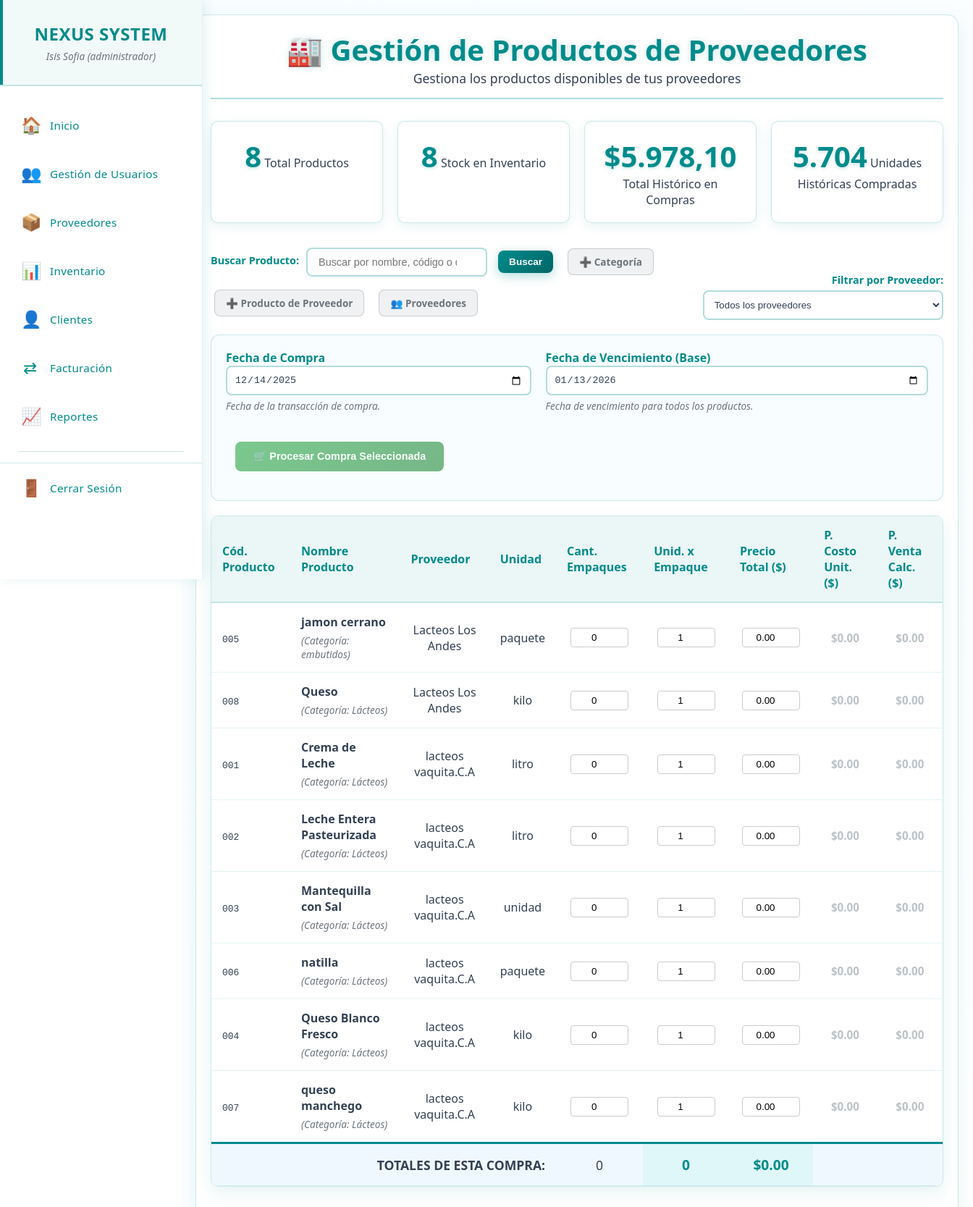
The app's page /productos_proveedores.php (signed in) with its own data.
### tables this page shows
CREATE TABLE `productos_proveedor` (
  `id_producto_proveedor` int(11) NOT NULL,
  `codigo_producto` varchar(50) NOT NULL,
  `nombre` varchar(255) NOT NULL,
  `descripcion` text DEFAULT NULL,
  `id_categoria` int(11) NOT NULL,
  `id_subcategoria` int(11) DEFAULT NULL,
  `id_proveedor` int(11) NOT NULL,
  `precio_compra` decimal(10,2) NOT NULL,
  `unidad_medida` varchar(20) DEFAULT 'unidad',
  `fecha_compra` date DEFAULT NULL,
  `es_perecedero` tinyint(1) DEFAULT 0,
  `registro` timestamp NOT NULL DEFAULT current_timestamp(),
  `actualizacion` timestamp NOT NULL DEFAULT current_timestamp() ON UPDATE current_timestamp(),
  `estado` enum('activo','inactivo') DEFAULT 'activo'
);

CREATE TABLE `categoria_prod` (
  `id` int(11) NOT NULL,
  `nombre_categoria` varchar(50) NOT NULL,
  `estado` enum('active','inactive') DEFAULT 'active',
  `created_at` timestamp NOT NULL DEFAULT current_timestamp()
);

CREATE TABLE `proveedores` (
  `id_proveedor` int(11) NOT NULL,
  `nombres` varchar(255) NOT NULL,
  `nombre_comercial` varchar(255) NOT NULL,
  `rif` varchar(20) NOT NULL,
  `telefono` varchar(20) DEFAULT NULL,
  `email` varchar(100) DEFAULT NULL,
  `direccion` text DEFAULT NULL,
  `estado` enum('activo','inactivo') DEFAULT 'activo',
  `registro` timestamp NOT NULL DEFAULT current_timestamp(),
  `actualizacion` timestamp NOT NULL DEFAULT current_timestamp() ON UPDATE current_timestamp()
);

### productos_proveedores.php (the view, shortened to what this page needs)
<?php
require_once 'menu.php';
$titulo = "Gestión de Productos de Proveedores";
$id_proveedor = isset($_GET['id_proveedor']) ? intval($_GET['id_proveedor']) : 0;
$busqueda = isset($_GET['busqueda']) ? trim($_GET['busqueda']) : '';
$sql_base = "SELECT
                pp.*,
                cp.nombre_categoria,
                s.nombre_subcategoria,
                p.nombre_comercial as proveedor,
                p.telefono as telefono_proveedor,
                p.email as email_proveedor
            FROM productos_proveedor pp
            JOIN categoria_prod cp ON pp.id_categoria = cp.id
            LEFT JOIN subcategorias s ON pp.id_subcategoria = s.id
            JOIN proveedores p ON pp.id_proveedor = p.id_proveedor";
$params = [];
$sql_base .= " ORDER BY p.nombre_comercial, pp.nombre";
try {
    $stmt = $pdo->prepare($sql_base);
    $stmt->execute($params);
    $result = $stmt->fetchAll(PDO::FETCH_ASSOC);
    $total_productos = count($result);
} catch (PDOException $e) {
    $error = "Error al obtener los productos: " . $e->getMessage();
    $result = [];
    $total_productos = 0;
}
function getStats($pdo, $id_proveedor) {
    $stats = [
        'total_stock' => 0,
        'total_invertido' => 0.0,
        'total_unidades_compradas' => 0
    ];
    $params = [];
    $where = '';
    $sql_stock = "SELECT SUM(p.cantidad) FROM productos p
                  JOIN productos_proveedor pp ON p.id_producto_proveedor = pp.id_producto_proveedor $where";
    $stmt_stock = $pdo->prepare($sql_stock);
    $stmt_stock->execute($params);
    $stats['total_stock'] = (int)$stmt_stock->fetchColumn() ?: 0;
    $sql_invertido = "SELECT SUM(hc.precio_total) FROM historial_compras hc
                      JOIN productos_proveedor pp ON hc.id_producto_proveedor = pp.id_producto_proveedor $where";
    $stmt_invertido = $pdo->prepare($sql_invertido);
    $stmt_invertido->execute($params);
    $stats['total_invertido'] = (float)$stmt_invertido->fetchColumn() ?: 0.0;
    $sql_unidades = "SELECT SUM(hc.total_unidades) FROM historial_compras hc
                     JOIN productos_proveedor pp ON hc.id_producto_proveedor = pp.id_producto_proveedor $where";
    $stmt_unidades = $pdo->prepare($sql_unidades);
    $stmt_unidades->execute($params);
    $stats['total_unidades_compradas'] = (int)$stmt_unidades->fetchColumn() ?: 0;
    return $stats;
}
$stats = getStats($pdo, $id_proveedor);
$fecha_hoy = date('Y-m-d');
?>
<!DOCTYPE html>
<html lang="es">
<head>
    <link rel="stylesheet" href="css/proveedores.css">
</head>
<body>
   <main class="main-content">
        <div class="content-wrapper">
            <div class="container">
                <div class="header">
                    <h1>🏭 <?php echo $titulo; ?></h1>
                    <p>Gestiona los productos disponibles de tus proveedores</p>
                </div>
                <div class="stats-container">
                    <div class="stat-card">
                        <span class="stat-number"><?php echo $total_productos; ?></span>
                        <span class="stat-label">Total Productos</span>
                    </div>
                    <div class="stat-card">
                        <span class="stat-number"><?php echo number_format($stats['total_stock'], 0, ',', '.'); ?></span>
                        <span class="stat-label">Stock en Inventario</span>
                    </div>
                    <div class="stat-card">
                        <span class="stat-number">$<?php echo number_format($stats['total_invertido'], 2, ',', '.'); ?></span>
                        <span class="stat-label">Total Histórico en Compras</span>
                    </div>
                    <div class="stat-card">
                        <span class="stat-number"><?php echo number_format($stats['total_unidades_compradas'], 0, ',', '.'); ?></span>
                        <span class="stat-label">Unidades Históricas Compradas</span>
                    </div>
                </div>
                <div class="filtros-container">
                    <div class="filtro-group">
                        <form method="GET" action="" id="formBusqueda" style="display: flex; gap: 10px; align-items: center; flex-wrap: wrap;">
                            <label><strong> Buscar Producto:</strong></label>
                            <input type="text" name="busqueda" class="search-input" style="width: 250px;"
                                   value="<?php echo htmlspecialchars($busqueda); ?>"
                                   placeholder="Buscar por nombre, código o descripción...">
                            <button type="submit" class="btn btn-primary" style="padding: 8px 15px; font-size: 0.85em;">Buscar</button>
                            <a href="categorias.php" class="btn btn-secondary" style="padding: 8px 15px; font-size: 0.85em;">➕ Categoría</a>
                            <a href="agregar_producto_proveedor.php" class="btn btn-secondary" style="padding: 8px 15px; font-size: 0.85em;">➕ Producto de Proveedor</a>
                            <a href="proveedores.php" class="btn btn-secondary" style="padding: 8px 15px; font-size: 0.85em;">👥 Proveedores</a>
                        </form>
                    </div>
                    <div class="filtro-group compact filtro-proveedor">
                        <form method="GET" action="" id="filtroProveedor">
                            <label><strong>Filtrar por Proveedor:</strong></label>
                            <select name="id_proveedor" class="form-control" onchange="this.form.submit()">
                                <option value="0">Todos los proveedores</option>
                            </select>
                        </form>
                    </div>
                </div>
                <?php if ($total_productos > 0): ?>
                    <form method="POST" action="procesar_compras_multiples.php" onsubmit="return validarCompraMultiple(this)">
                        <div class="form-global-controls">
                            <div class="form-group">
                                <label for="fecha_compra">Fecha de Compra</label>
                                <input type="date" name="fecha_compra" id="fecha_compra" class="form-control"
                                    value="<?= $fecha_hoy ?>" required max="<?= $fecha_hoy ?>">
                                <small style="color: #6c757d;">Fecha de la transacción de compra.</small>
                            </div>
                            <div class="form-group">
                                <label for="fecha_vencimiento_base">Fecha de Vencimiento (Base)</label>
                                <input type="date" name="fecha_vencimiento_base" id="fecha_vencimiento_base" class="form-control"
                                    value="<?= date('Y-m-d', strtotime('+30 days')) ?>" required min="<?= $fecha_hoy ?>">
                                <small style="color: #6c757d;">Fecha de vencimiento para todos los productos.</small>
                            </div>
                            <div class="form-group" style="min-width: 150px; flex-grow: 0;">
                                <label>&nbsp;</label>
                                <button type="submit" id="btnProcesarCompra" class="btn btn-success" disabled>
                                </button>
                            </div>
                        </div>
                        <div class="table-container">
                            <table class="table tabla-compras">
                                <thead>
                                    <tr>
                                        <th style="text-align: left;">Cód. Producto</th>
                                        <th style="text-align: left;">Nombre Producto</th>
                                        <?php if ($id_proveedor == 0): ?>
                                            <th>Proveedor</th>
                                        <?php endif; ?>
                                        <th>Unidad</th>
                                        <th>Cant. Empaques</th>
                                        <th>Unid. x Empaque</th>
                                        <th>Precio Total ($)</th>
                                        <th>P. Costo Unit. ($)</th>
                                        <th>P. Venta Calc. ($)</th>
                                    </tr>
                                </thead>
                                <tbody>
                                    <?php foreach($result as $row): ?>
                                        <?php
                                        $id = $row['id_producto_proveedor'];
                                        $nombre = htmlspecialchars($row['nombre']);
                                        ?>
                                        <tr id="producto-row-<?= $id ?>">
                                            <td style="text-align: left;"><code><?php echo $row['codigo_producto']; ?></code></td>
                                            <td style="text-align: left;">
                                                <strong><?php echo $nombre; ?></strong>
                                                <small>(Categoría: <?= $row['nombre_categoria'] ?>)</small>
                                            </td>
                                            <?php if ($id_proveedor == 0): ?>
                                                <td><?php echo $row['proveedor']; ?></td>
                                            <?php endif; ?>
                                            <td><?php echo $row['unidad_medida']; ?></td>
                                            <td>
                                                <input type="number" name="productos[<?= $id ?>][empaques]" id="empaques_<?= $id ?>"
                                                       min="0" max="100" value="0" oninput="calcularFila(<?= $id ?>)" data-id="<?= $id ?>" data-campo="empaques" required>
                                            </td>
                                            <td>
                                                <input type="number" name="productos[<?= $id ?>][unidades_x_empaque]" id="unidades_<?= $id ?>"
                                                       min="1" max="1000" value="1" oninput="calcularFila(<?= $id ?>)" data-id="<?= $id ?>" data-campo="unidades" required>
                                            </td>
                                            <td>
                                                <input type="number" name="productos[<?= $id ?>][precio_total]" id="precio_total_<?= $id ?>"
                                                       step="0.01" min="0" value="0.00" oninput="calcularFila(<?= $id ?>)" data-id="<?= $id ?>" data-campo="precio" required>
                                            </td>
                                            <td>
                                                <span id="costo_unitario_<?= $id ?>" class="costo-calculado" style="color: #e74c3c;">$0.00</span>
                                            </td>
                                            <td>
                                                <span id="precio_venta_<?= $id ?>" class="costo-calculado" style="color: #28a745;">$0.00</span>
                                            </td>
                                        </tr>
                                    <?php endforeach; ?>
                                </tbody>
                                <tfoot>
                                    <tr>
                                        <?php $colspan_total_label = ($id_proveedor == 0) ? 4 : 3; ?>
                                        <td colspan="<?= $colspan_total_label ?>" style="text-align: right;"><strong>TOTALES DE ESTA COMPRA:</strong></td>
                                        <td id="total_empaques_compra">0</td>
                                        <td id="total_unidades_compra" style="color: #008B8B; background-color: #e0f7fa;">0</td>
                                        <td id="total_precio_compra" style="color: #008B8B;">$0.00</td>
                                        <td colspan="2"></td>
                                    </tr>
                                </tfoot>
                                </table>
                        </div>
                    </form>
                <?php endif; ?>
            </div>
        </div>
   </main>
</body>
</html>

### records on screen
productos_proveedor: codigo_producto "005", nombre "jamon cerrano", categoria_prod.nombre_categoria "embutidos", id_proveedor.nombre_comercial "Lacteos Los Andes", unidad_medida "paquete"
productos_proveedor: codigo_producto "008", nombre "Queso", categoria_prod.nombre_categoria "Lácteos", id_proveedor.nombre_comercial "Lacteos Los Andes", unidad_medida "kilo"
productos_proveedor: codigo_producto "001", nombre "Crema de Leche", categoria_prod.nombre_categoria "Lácteos", id_proveedor.nombre_comercial "lacteos vaquita.C.A", unidad_medida "litro"
productos_proveedor: codigo_producto "002", nombre "Leche Entera Pasteurizada", categoria_prod.nombre_categoria "Lácteos", id_proveedor.nombre_comercial "lacteos vaquita.C.A", unidad_medida "litro", id_producto_proveedor "1"
productos_proveedor: codigo_producto "003", nombre "Mantequilla con Sal", categoria_prod.nombre_categoria "Lácteos", id_proveedor.nombre_comercial "lacteos vaquita.C.A", unidad_medida "unidad"
productos_proveedor: codigo_producto "006", nombre "natilla", categoria_prod.nombre_categoria "Lácteos", id_proveedor.nombre_comercial "lacteos vaquita.C.A", unidad_medida "paquete"
productos_proveedor: codigo_producto "004", nombre "Queso Blanco Fresco", categoria_prod.nombre_categoria "Lácteos", id_proveedor.nombre_comercial "lacteos vaquita.C.A", unidad_medida "kilo"
productos_proveedor: codigo_producto "007", nombre "queso manchego", categoria_prod.nombre_categoria "Lácteos", id_proveedor.nombre_comercial "lacteos vaquita.C.A", unidad_medida "kilo"

### other values on screen
$_SESSION['nombre'] "Isis Sofia"
$_SESSION['rol'] "administrador"
$titulo "Gestión de Productos de Proveedores"
$total_productos "8"
$stats['total_stock'] "8"
$stats['total_invertido'] "5.978,10"
$stats['total_unidades_compradas'] "5.704"
